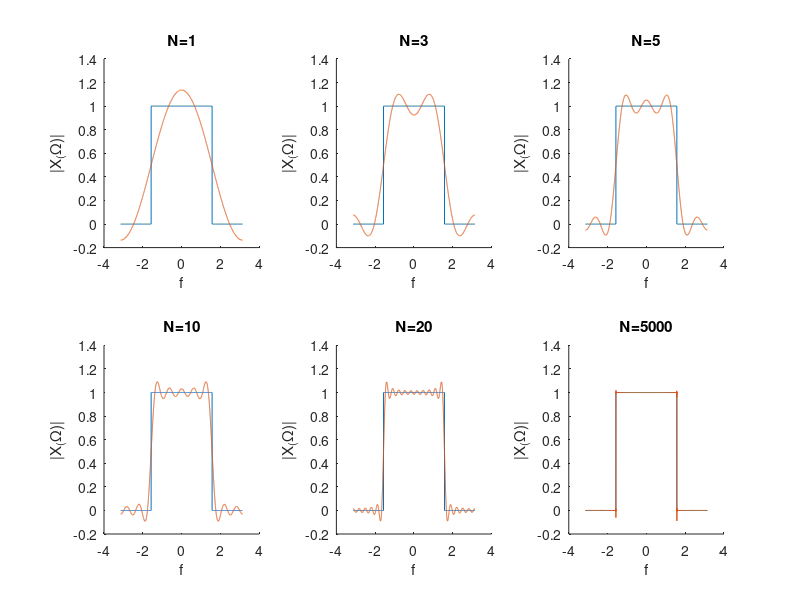

Here is the MATLAB script that generated this plot:
%% ECE113 Homework 4
% Author: Thomas Kost
% date: 4/26/20
%%%%%%%%%%%%%%%%%%%%%%%%%%%%%%%%%%%%%%%%%%%%%%%%%%%%%%%%%%%%%%%%%5
clear, clc,close all;
%% 1C:
% approximating X(w) numerically

N = [1 3 5 10 20 5000]; %change here
w_c = pi/2;
df = 0.001;
freq = [-pi :df: pi];
X_w = abs(freq)<=pi/2;
fig1 = figure(1);


for i= 1:length(N)
    
X_w_approx = zeros(1,length(freq));
X_w_approx = X_w_approx + w_c/pi; %take care of 0th index

    for n = -N(i):N(i)
        if (~n)
            continue;
        else
            X_w_approx = X_w_approx+ (sin(w_c*n)/(pi*n))*exp(-1i*freq*n);
        end
    end
    
    subplot(2,3,i);
    hold on;
    plot(freq, X_w);
    plot(freq, real(X_w_approx));
    hold off;
    xlabel('f');ylabel('|X_(\Omega)|');
    title(['N=',num2str(N(i))]);
        
end
saveas(fig1,'dtft_approx.jpeg');